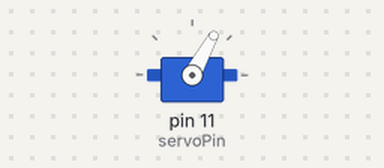
Simulated run of this program. Board: Raspberry Pi (header pin numbers). Parts: servo. Servo angles are drawn from the pulse width (0.5 ms = 0°, 2.5 ms = 180°).

Above: at 0.05 s.
At 0.15 s:
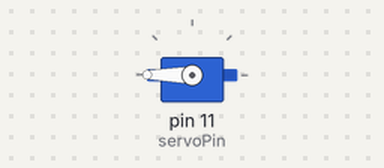
At 0.3 s:
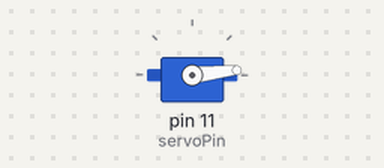
Timing chart, 0 to 3.0 s (numbered marks = the images above):
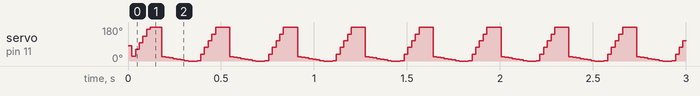

The program:

WaveArm.py
```python
import RPi.GPIO as GPIO
import time
GPIO.setmode(GPIO.BOARD)
servoPin = 11
GPIO.setup(servoPin,GPIO.OUT)
pwm =GPIO.PWM(servoPin,50)
pwm.start(7)
while(1):
        for i in range(0,180):
                DC=1./10.*(i)+2
                pwm.ChangeDutyCycle(DC)
                time.sleep(0.001)
        for i in range(180,0, -1):
                DC=1./100.*i +2
                pwm.ChangeDutyCycle(DC)
                time.sleep(0.001)

pwm.stop()
GPIO.cleanup()
```
